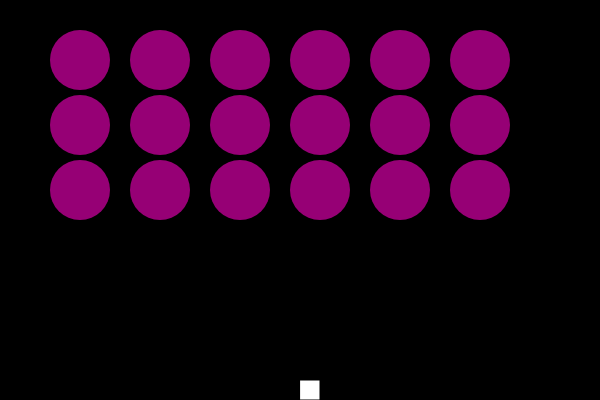
Frame 1 (no input)
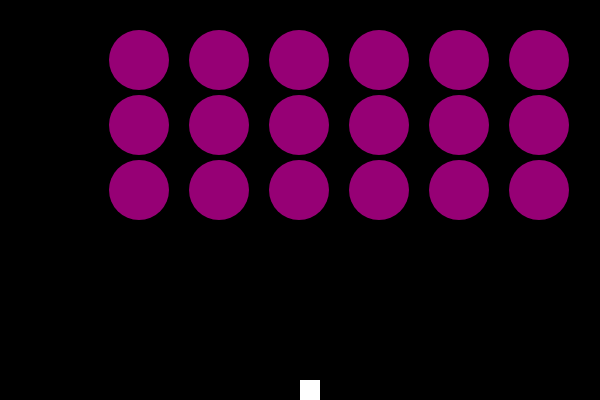
Frame 60 (no input)
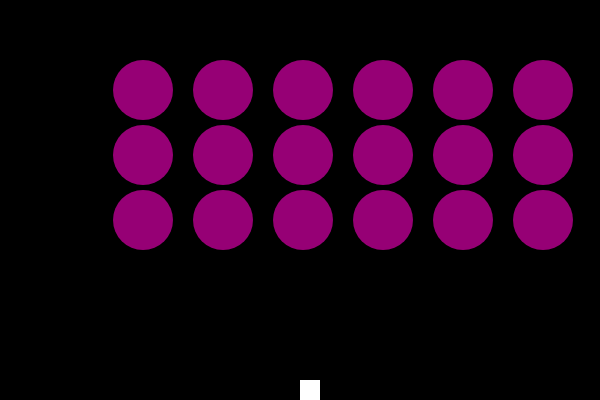
Frame 120 (the mouse pressed at the canvas centre since frame 60)

The p5.js sketch that drew these frames (run headless with seeded random() and noise() and a simulated clock; from frame 60 on, the mouse is pressed at the canvas centre):

// p5.js sketch
// ── sketch.js
var ship;
var flowers = [];
var drops = [];

function setup() {
  createCanvas(600,400);

  //Create ship
  ship = new Ship();

  //Create flowers

/*
  for (var i=0; i < 6; i++){
  flowers[i] = new Flower(i*80+80, 60);
}
*/
sixFlowers();
twelveFlowers();
eighteenFlowers();

}


function draw(){

if (level === 2){
background(0);
}
else if (level === 3) {
  background(255,0,255);

}

else if (level ===4) {
  background(0,255,255)
}

//Show the ship
ship.show();
//console.log(ship.xdir)
ship.move();
console.log(ship.x);

//Show drops
for (var i=0; i < drops.length; i++){
  drops[i].show();
  drops[i].move();

//Remove flowers and drops
    for (var j=0; j < flowers.length; j++){
        if (drops[i].hits(flowers[j])){
            for(var k = 1; k<500; k++){
              flowers[j].gone();
            }
            drops[i].gone();
        }
     }
}


deleteLoops(flowers,drops);

success(flowers);

fail(ship,flowers);

var edge = false;

//Show flowers
for (var i=0; i < flowers.length; i++){
flowers[i].show();
flowers[i].move();

//The flowers movement
if(flowers[i].x > width-30 || flowers[i].x<0+30){
  edge=true;
  }
}




if (edge){
  for (var i=0; i < flowers.length; i++){
    flowers[i].shiftDown();

    }
  }
}


function keyReleased () {
if (key !=' ' )
  ship.setDir(0);
}



//Shoot drops
function keyPressed() {
    if (key===' '){

      var drop = new Drop(ship.x+10, height-20);
      drops.push(drop);

    }

    if (keyCode == RIGHT_ARROW){
      ship.setDir(1);
      console.log("R")
    }
  else if (keyCode == LEFT_ARROW) {
    ship.setDir(-1);
    console.log("L")
  }
}

// ── SuccessFail.js
var level = 2;

function gameOver() {
  createCanvas(600,400);
  background("black");
  fill("red");
  textSize(50);




  text("Game Over",150,150);
  text("Earth is doomed.",100,250);


}

function fail(ship,flowers){
  for (var i = 0; i < flowers.length; i++) {
var distance = dist(ship.x, ship.y, flowers[i].x, flowers[i].y);
    if (distance < flowers[i].r || flowers[i].y > height){
      flowers[i].gone();
      gameOver();
    }
  }
}
function success(flowers) {
  if(flowers.length === 0){
    nextLevel();
  }
}

function nextLevel() {

 if (level === 2){
      level += 1;
    sixFlowers();
    twelveFlowers();

  }


else if (level === 3){

    console.log("Hellu")
    sixFlowers();
    twelveFlowers();
    eighteenFlowers();
    level += 1;
  }

}

function sixFlowers() {
  for (var i=0; i < 6; i++){
  flowers[i] = new Flower(i*80+80, 60);
}
}

function twelveFlowers() {
   for(var i=6; i < 12; i++){
  flowers[i] = new Flower((i-6)*80+80, 125);
}
}

function eighteenFlowers() {
   for(var i=12; i < 18; i++){
  flowers[i] = new Flower((i-12)*80+80, 190);
}
}

// ── deleteloops.js
//raderar arrayerna när toDelete är sann
function deleteLoops(flowers,drops) {
  for (var i = flowers.length-1; i >= 0; i--) {
    if(flowers[i].toDelete === true){
      flowers.splice(i,1);
    }
  }

  for (var i = drops.length-1; i >= 0; i--) {
    if(drops[i].toDelete === true){
      drops.splice(i,1);
    }
  }
}

// ── drop.js
function Drop(x, y) {
  this.x = x;
  this.y= y;
  this.r= 8;
  this.toDelete = false;

//Show function
  this.show = function(){
      noStroke();
      fill(150, 0, 255);
      ellipse(this.x, this.y, this.r*2, this.r*2);
    }

//Evaporate drop
    this.gone = function(){
      this.toDelete = true;

    }

//hit function
    this.hits = function(flower){

      var d= dist(this.x, this.y, flower.x, flower.y);
      if( d < this.r + flower.r){
        return true;
      } else{

        return false;
      }

    }
//Move Function
    this.move = function(){
    this.y = this.y-4;
    }

}

// ── flower.js
function Flower(x, y) {
  this.x = x;
  this.y= y;
  this.r=30;
  this.toDelete=false;

  this.xdir=1;


//Evaporate flower
  this.gone = function () {

fill(random(0,255),random(0,255),random(0,255));
   ellipse(this.x, this.y, this.r*random(2,5), this.r*random(2,5));

   this.toDelete = true;
 }

this.move = function(){
  this.x = this.x + this.xdir;
}

  this.show = function(){
    noStroke();
      fill(255, 0, 200, 150);
      ellipse(this.x, this.y, this.r*2, this.r*2);
    }

this.shiftDown = function () {
this.xdir = this.xdir * -1;
this.y = this.y + this.r;

}


}

// ── ship.js
function Ship(){
//Spawnpoint för fartyget
  this.x = width/2;
  this.xdir=0;
//Visa fartyget
  this.show = function(){
      fill(255);
      rect(this.x, height-20, 20, 20);
    }

//Funktionen för rörelse i x-led
this.move= function () {
  this.x += this.xdir*4;
}

this.setDir = function (dir) {
this.xdir = dir;
this.x  = this.x + this.xdir;
}

}
